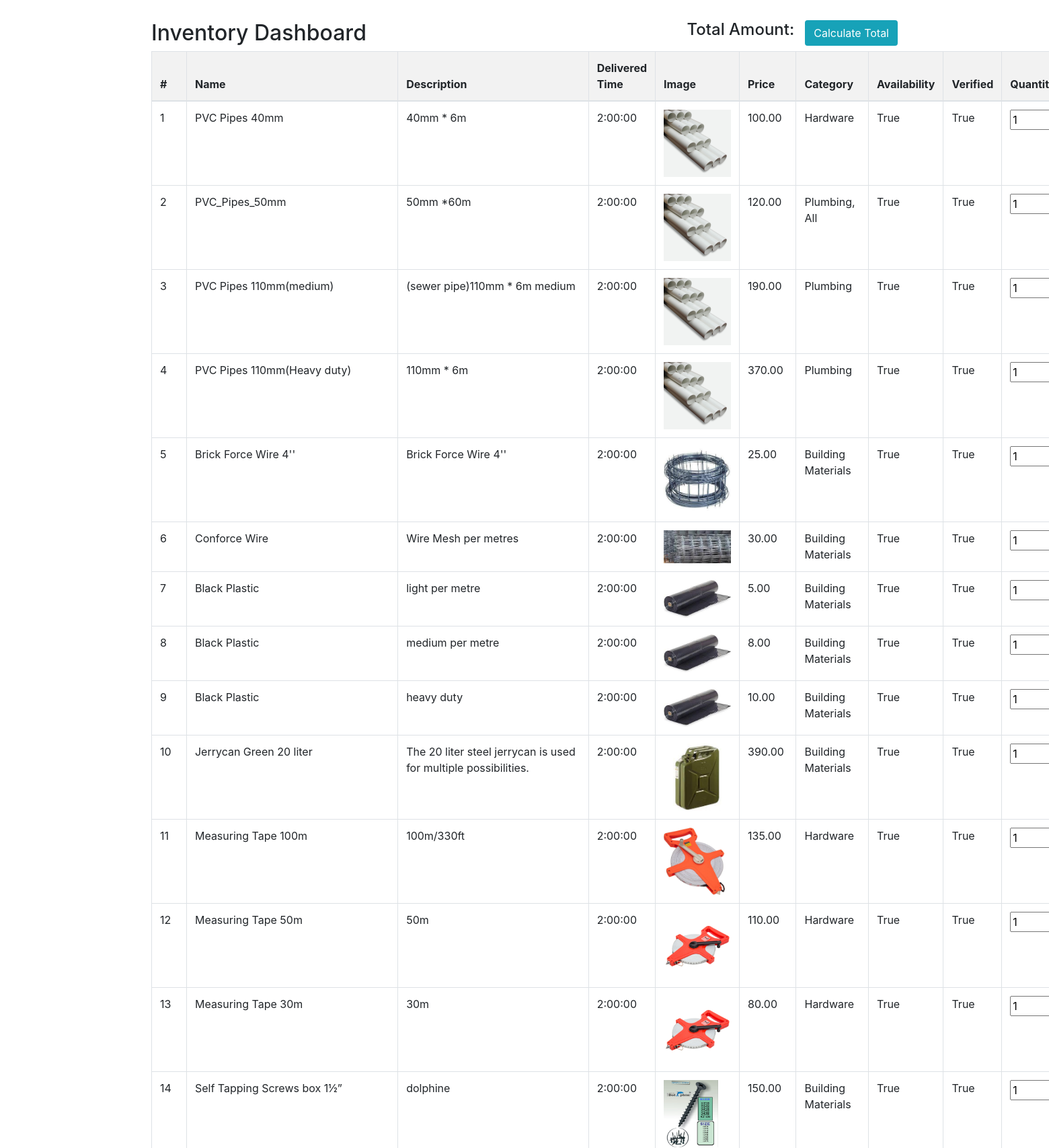
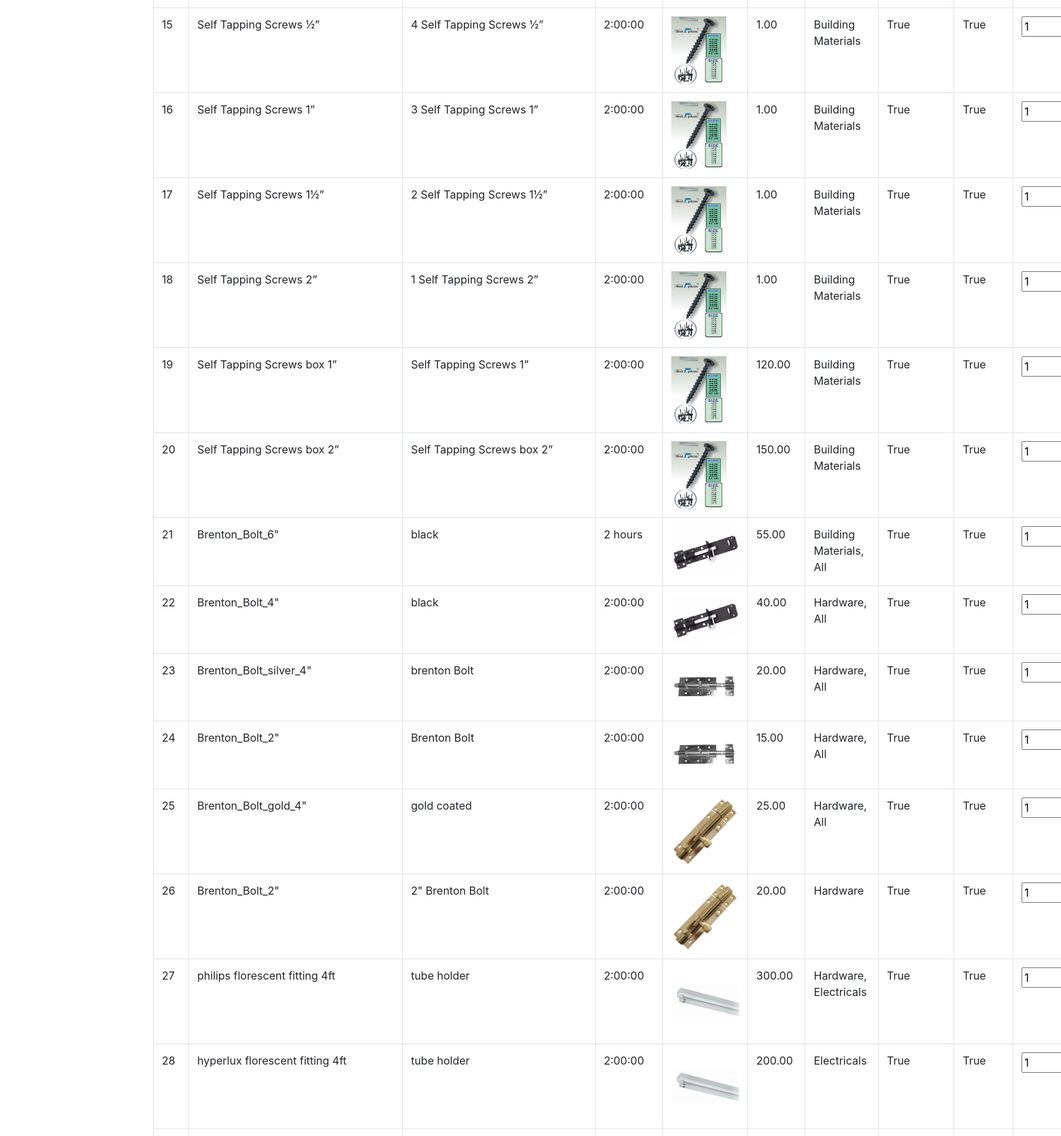
/deliver/dashboardx/ (upper part), run on the app's committed database (2 pictures, top to bottom).
### customer/models.py (models this page shows, shortened)
class MenuItem(models.Model):
    name = models.CharField(max_length=100)
    description = models.TextField()
    DeliveredTime = models.TextField(default=default_delivered_time)
    image = models.ImageField(upload_to='menu_images/')
    price = models.DecimalField(max_digits=10, decimal_places=2)
    category = models.ManyToManyField('Category', related_name='items')
    availability = models.BooleanField(default=True)
    is_verified = models.BooleanField(default=False)  # New field for verified items

class Category(models.Model):
    name = models.CharField(max_length=100)

### deliver/views.py (the view, shortened to what this page needs)
# urls.py: path('dashboardx/', menu_dashboardx, name='menu_dashboardx'),
def menu_dashboardx(request):
    form = MenuItemForm(request.POST or None, request.FILES or None)
    category_form = CategoryForm(request.POST or None)
    menu_items = MenuItem.objects.all()
    categories = Category.objects.all()
    context = {
        'form': form,
        'menu_items': menu_items,
        'category_form': category_form,
        'categories': categories
    }
    return render(request, 'deliver/dashboardx.html', context)

### deliver/forms.py
class MenuItemForm(forms.ModelForm):
    class Meta:
        model = MenuItem
        fields = '__all__'

class CategoryForm(forms.ModelForm):
    class Meta:
        model = Category
        fields = '__all__'

### customer/models.py (called while the page is built)
def default_delivered_time():
    return str(timedelta(hours=2))

### templates/deliver/dashboardx.html (shortened to what this page needs)
<!DOCTYPE html>
<html lang="en">
<head>
    <link rel="stylesheet" href="https://stackpath.bootstrapcdn.com/bootstrap/4.5.2/css/bootstrap.min.css">
</head>
<body>
<div class="container">
    <h2 class="d-flex justify-content-between align-items-center">
        <span>Inventory Dashboard</span>
    <div class="d-flex justify-content-end">
        <h4 class="mr-3">Total Amount:</h4>
        <span class="btn btn-total">Calculate Total</span>
    </div>
    </h2>
    <table class="table table-bordered">
        <thead>
            <tr>
                <th>#</th>
                <th>Name</th>
                <th>Description</th>
                <th>Delivered Time</th>
                <th>Image</th>
                <th>Price</th>
                <th>Category</th>
                <th>Availability</th>
                <th>Verified</th>
                <th>Quantity</th>
            </tr>
        </thead>
        <tbody>
            {% for item in menu_items %}
            <tr>
                <td>{{ forloop.counter }}</td>
                <td>{{ item.name }}</td>
                <td>{{ item.description }}</td>
                <td>{{ item.DeliveredTime }}</td>
                <td><img src="{{ item.image.url }}" alt="{{ item.name }}" style="max-width: 100px; max-height: 100px;"></td>
                <td>{{ item.price }}</td>
                <td>
                    {% for category in item.category.all %}
                        {{ category.name }}{% if not forloop.last %}, {% endif %}
                    {% endfor %}
                </td>
                <td>{{ item.availability }}</td>
                <td>{{ item.is_verified }}</td>
                <td>
                    <input type="number" name="quantity" value="1" min="1">
                </td>
            </tr>
            {% endfor %}
        </tbody>
    </table>
</div>
</body>
</html>

### templates/deliver/dashboardx.html (style rules this page uses)
.container { margin-top: 30px; }
table { width: 100%; margin-bottom: 20px; }
th, td { border: 1px solid #ddd; padding: 12px; text-align: left; }
th { background-color: #f2f2f2; }
.btn-total { background-color: #17a2b8; color: #fff; }

### data on the page
MenuItem: name "PVC Pipes 40mm", description "40mm * 6m", DeliveredTime "2:00:00", image (picture), price "100.00", availability "True", is_verified "True"
Category: name "Hardware"
MenuItem: name "PVC_Pipes_50mm", description "50mm *60m", DeliveredTime "2:00:00", image (picture), price "120.00", availability "True", is_verified "True"
Category: name "Plumbing"
Category: name "All"
MenuItem: name "PVC Pipes 110mm(medium)", description "(sewer pipe)110mm * 6m medium", DeliveredTime "2:00:00", image (picture), price "190.00", availability "True", is_verified "True"
MenuItem: name "PVC Pipes 110mm(Heavy duty)", description "110mm * 6m", DeliveredTime "2:00:00", image (picture), price "370.00", availability "True", is_verified "True"
MenuItem: name "Brick Force Wire 4''", description "Brick Force Wire 4''", DeliveredTime "2:00:00", image (picture), price "25.00", availability "True", is_verified "True"
Category: name "Building Materials"
MenuItem: name "Conforce Wire", description "Wire Mesh per metres", DeliveredTime "2:00:00", image (picture), price "30.00", availability "True", is_verified "True"
MenuItem: name "Black Plastic", description "light per metre", DeliveredTime "2:00:00", image (picture), price "5.00", availability "True", is_verified "True"
MenuItem: name "Black Plastic", description "medium per metre", DeliveredTime "2:00:00", image (picture), price "8.00", availability "True", is_verified "True"
MenuItem: name "Black Plastic", description "heavy duty", DeliveredTime "2:00:00", image (picture), price "10.00", availability "True", is_verified "True"
MenuItem: name "Jerrycan Green 20 liter", description "The 20 liter steel jerrycan is used for multiple possibilities.", DeliveredTime "2:00:00", image (picture), price "390.00", availability "True", is_verified "True"
MenuItem: name "Measuring Tape 100m", description "100m/330ft", DeliveredTime "2:00:00", image (picture), price "135.00", availability "True", is_verified "True"
MenuItem: name "Measuring Tape 50m", description "50m", DeliveredTime "2:00:00", image (picture), price "110.00", availability "True", is_verified "True"
MenuItem: name "Measuring Tape 30m", description "30m", DeliveredTime "2:00:00", image (picture), price "80.00", availability "True", is_verified "True"
MenuItem: name "Self Tapping Screws box 1½”", description "dolphine", DeliveredTime "2:00:00", image (picture), price "150.00", availability "True", is_verified "True"
MenuItem: name "Self Tapping Screws ½”", description "4 Self Tapping Screws ½”", DeliveredTime "2:00:00", image (picture), price "1.00", availability "True", is_verified "True"
MenuItem: name "Self Tapping Screws 1”", description "3 Self Tapping Screws 1”", DeliveredTime "2:00:00", image (picture), price "1.00", availability "True", is_verified "True"
MenuItem: name "Self Tapping Screws 1½”", description "2 Self Tapping Screws 1½”", DeliveredTime "2:00:00", image (picture), price "1.00", availability "True", is_verified "True"
MenuItem: name "Self Tapping Screws 2”", description "1 Self Tapping Screws 2”", DeliveredTime "2:00:00", image (picture), price "1.00", availability "True", is_verified "True"
MenuItem: name "Self Tapping Screws box 1”", description "Self Tapping Screws 1”", DeliveredTime "2:00:00", image (picture), price "120.00", availability "True", is_verified "True"
MenuItem: name "Self Tapping Screws box 2”", description "Self Tapping Screws box 2”", DeliveredTime "2:00:00", image (picture), price "150.00", availability "True", is_verified "True"
MenuItem: name "Brenton_Bolt_6\"", description "black", DeliveredTime "2 hours", image (picture), price "55.00", availability "True", is_verified "True"
MenuItem: name "Brenton_Bolt_4\"", description "black", DeliveredTime "2:00:00", image (picture), price "40.00", availability "True", is_verified "True"
MenuItem: name "Brenton_Bolt_silver_4\"", description "brenton Bolt", DeliveredTime "2:00:00", image (picture), price "20.00", availability "True", is_verified "True"
MenuItem: name "Brenton_Bolt_2\"", description "Brenton Bolt", DeliveredTime "2:00:00", image (picture), price "15.00", availability "True", is_verified "True"
MenuItem: name "Brenton_Bolt_gold_4\"", description "gold coated", DeliveredTime "2:00:00", image (picture), price "25.00", availability "True", is_verified "True"
MenuItem: name "Brenton_Bolt_2\"", description "2\" Brenton Bolt", DeliveredTime "2:00:00", image (picture), price "20.00", availability "True", is_verified "True"
MenuItem: name "philips florescent fitting 4ft", description "tube holder", DeliveredTime "2:00:00", image (picture), price "300.00", availability "True", is_verified "True"
Category: name "Electricals"
MenuItem: name "hyperlux florescent fitting 4ft", description "tube holder", DeliveredTime "2:00:00", image (picture), price "200.00", availability "True", is_verified "True"
